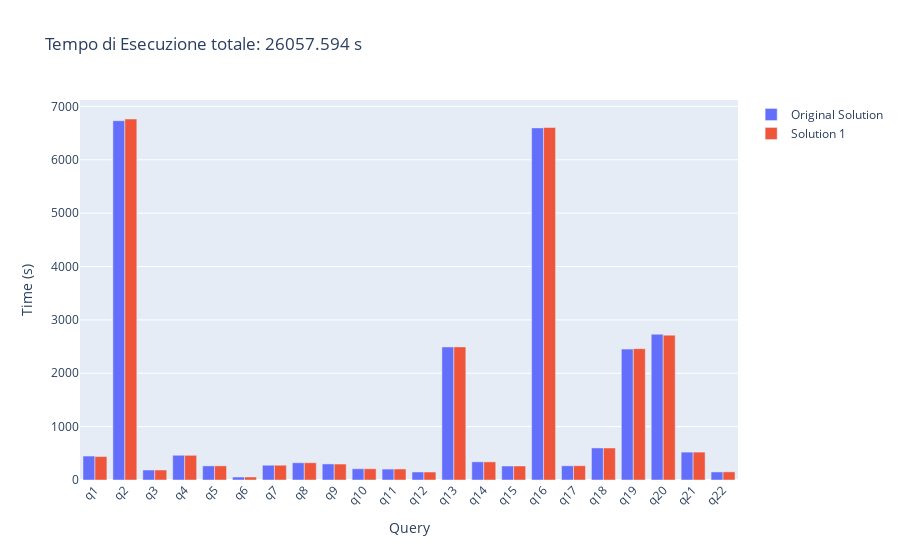

Notebook code cell kept with this figure:
### Code cell
fig = go.Figure()
fig.add_trace(go.Bar(x=mean_time.index, y=mean_time["mean"], name='Original Solution'))
fig.add_trace(go.Bar(x=sol_1.index, y=sol_1["mean"], name='Solution 1'))
fig.update_layout(barmode='group', xaxis_tickangle=-45, title='Tempo di Esecuzione totale: ' + str(sol_1_tot) + " s", xaxis_title='Query', yaxis_title='Time (s)')
fig.show()

### Figure 1 — Plotly figure (JSON) as saved in the notebook; plotly's stock layout.template omitted (floating-point values rounded to 4 significant figures)
{"data": [{"name": "Original Solution", "type": "bar", "x": ["q1", "q2", "q3", "q4", "q5", "q6", "q7", "q8", "q9", "q10", "q11", "q12", "q13", "q14", "q15", "q16", "q17", "q18", "q19", "q20", "q21", "q22"], "y": [448.8, 6732.0, 187.1, 463.6, 264.3, 55.77, 276.7, 322.6, 301.3, 210.7, 204.6, 150.1, 2492.0, 340.9, 262.3, 6597.0, 266.1, 600.5, 2453.0, 2731.0, 522.5, 151.1]}, {"name": "Solution 1", "type": "bar", "x": ["q1", "q2", "q3", "q4", "q5", "q6", "q7", "q8", "q9", "q10", "q11", "q12", "q13", "q14", "q15", "q16", "q17", "q18", "q19", "q20", "q21", "q22"], "y": [439.3, 6764.0, 187.5, 462.7, 265.1, 55.94, 276.9, 323.0, 299.1, 210.2, 206.2, 149.7, 2494.0, 339.7, 262.2, 6604.0, 267.4, 599.7, 2461.0, 2714.0, 522.6, 153.2]}], "layout": {"barmode": "group", "title": {"text": "Tempo di Esecuzione totale: 26057.594 s"}, "xaxis": {"tickangle": -45, "title": {"text": "Query"}}, "yaxis": {"title": {"text": "Time (s)"}}}}
